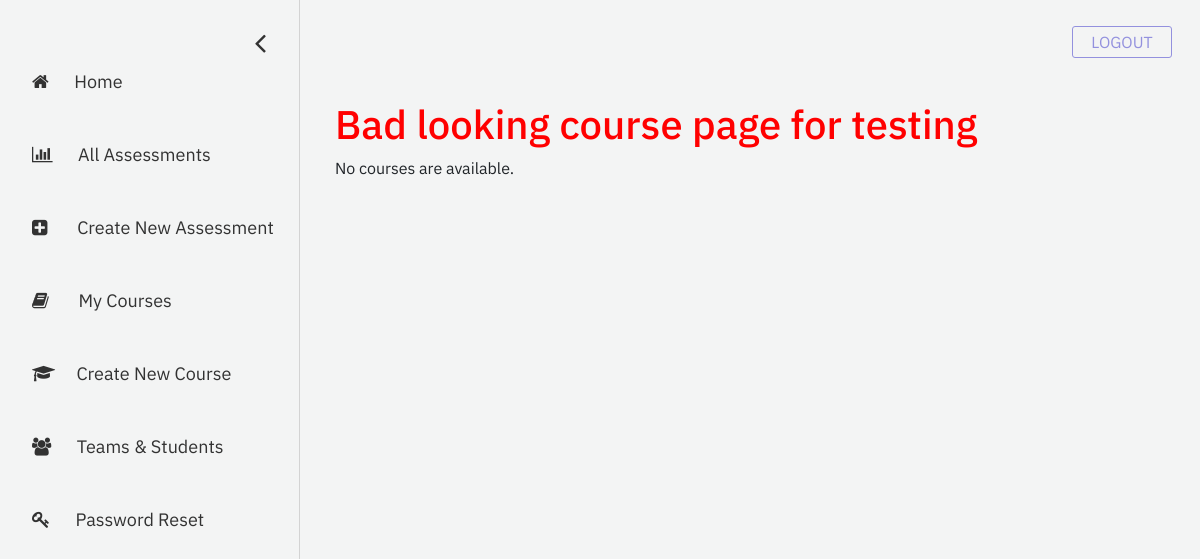
Before: /professor/my-courses with the older database file.
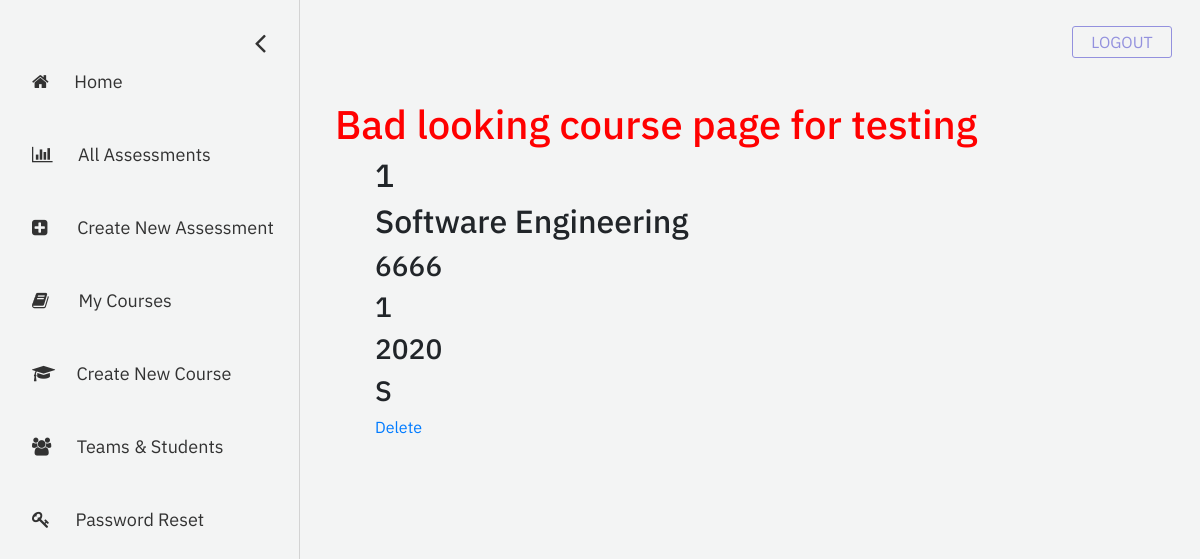
After: the same page with the newer database file.
### registration/models.py (models this page shows, shortened)
class Course(models.Model):
    course_name = models.CharField("course name", max_length=60)
    course_code = models.IntegerField("course code", unique=True)
    section_number = models.SmallIntegerField("section number")
    year = models.SmallIntegerField("year of realization")
    semester_choices = (
        ('S', 'Spring'),
        ('F', 'Fall'),
    )
    semester = models.CharField("semester of realization", max_length = 1, choices = semester_choices)

### eval_professor/views.py (the view)
# urls.py: path('my-courses', views.my_courses, name='my-courses'),
def my_courses(request):
    course_list = Course.objects.all()
    context = {
        'course_list': course_list,
    }
    return render(request, 'eval_professor/my-courses.html', context = context)

### eval_professor/templates/eval_professor/my-courses.html (shortened to what this page needs)
{% extends 'eval_professor/base-sidebar.html'%}
{% load static %}
{% block content%}
	<div id="main">
		<div class="container">
			<h1 style="color: red;">Bad looking course page for testing</h1>
		</div>
		<div class="container">
			{% if course_list %}
				<ul>
				{% for course in course_list %}
					<h2>{{ course.id }}</h2>
					<h2>{{ course.course_name }}</h2>
					<h3>{{ course.course_code }}</h3>
					<h3>{{ course.section_number }}</h3>
					<h3>{{ course.year }}</h3>
					<h3>{{ course.semester }}</h3>
					<a href="{% url 'delete_course' course_id=course.id %}">Delete</a>
				{% endfor %}
				</ul>
			{% else %}
				<p>No courses are available.</p>
			{% endif %}
		</div>
	</div>
{% endblock %}

Changed rows visible on the page:
added Course: id "1", course_name "Software Engineering", course_code "6666", section_number "1", year "2020", semester "S"
Other visible differences:
text no longer shown: "No courses are available."
